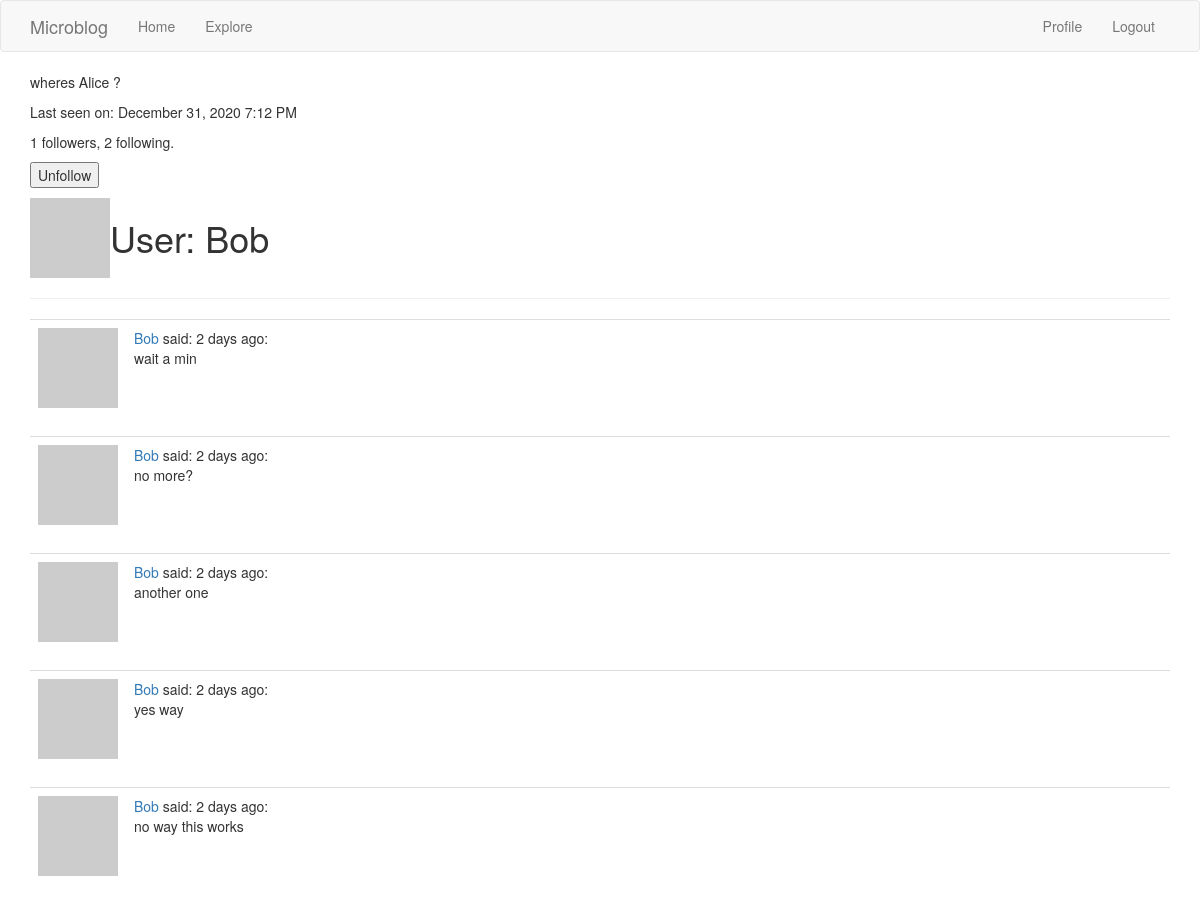
The app's page /user/Bob (signed in) with its own data.
### app/models.py (models this page shows, shortened)
class User(UserMixin, db.Model):
    id = db.Column(db.Integer, primary_key=True)
    username = db.Column(db.String(64), index=True, unique=True)
    email = db.Column(db.String(120), index=True, unique=True)
    password_hash = db.Column(db.String(128))
    posts = db.relationship('Post', backref='author', lazy='dynamic')
    about_me = db.Column(db.String(140))
    last_seen = db.Column(db.DateTime, default=datetime.utcnow())
    followed = db.relationship('User', secondary=followers,
    primaryjoin=(followers.c.follower_id == id),
    secondaryjoin=(followers.c.followed_id == id),
    backref=db.backref('followers', lazy='dynamic'), lazy='dynamic')
    def avatar(self,size):
        digest = md5(self.email.lower().encode('utf-8')).hexdigest()
        return 'https:www.gravatar.com/avatar/{}?d=identicon&s={}'.format(digest, size)
    def is_following(self, user):
        return self.followed.filter(followers.c.followed_id == user.id).count()>0

class Post(db.Model):
    id = db.Column(db.Integer, primary_key=True)
    body = db.Column(db.String(140))
    timestamp = db.Column(db.DateTime, index=True, default=datetime.utcnow())
    user_id = db.Column(db.Integer, db.ForeignKey('user.id')) #they are connected by this

### app/routes.py (the view)
@app.route('/user/<username>')
@login_required
def user(username):
    user = User.query.filter_by(username=username).first_or_404() #if none 404
    page = request.args.get('page',1,type=int)
    posts = user.posts.order_by(Post.timestamp.desc()).paginate(page,
    app.config['POSTS_PER_PAGE'], False)
    next_url= url_for('user', username = user.username, page=posts.next_num) if posts.has_next else None
    prev_url= url_for('user', username = user.username, page=posts.prev_num) if posts.has_prev else None
    form = EmptyForm()
    return render_template('user.html', user=user, posts=posts.items,
    next_url=next_url, prev_url=prev_url, form=form)

### app/forms.py
class EmptyForm(FlaskForm):
    submit = SubmitField("Submit")

### app/models.py (called while the page is built)
@login.user_loader
def load_user(id):
    return User.query.get(int(id))

### app/routes.py (called while the page is built)
@app.before_request
def before_request():
    if current_user.is_authenticated:
        current_user.last_seen = datetime.utcnow()
        db.session.commit()

### app/templates/user.html (shortened to what this page needs)
{% extends "base.html" %}
{% block app_content %}
  <table>
    <tr valign="top">
      <td><img src="{{user.avatar(128)}}"></td>
      <td><h1>User: {{user.username}}</h1></td>
      {% if user.about_me %}<p>{{ user.about_me }}</p>{% endif %}
      {% if user.last_seen %}<p>Last seen on: {{ moment(user.last_seen).format("LLL") }}</p>{% endif %}
      <p> {{ user.followers.count() }} followers, {{ user.followed.count() }}
        following.</p>
      {% if user == current_user %}
        <p><a href="{{ url_for('edit_profile')}}">Edit your Profile</a></p>
      {% else %}
      <p>
        <form action="{{ url_for('unfollow', username=user.username) }}" method="post">
          {{ form.submit(value='Unfollow') }}
        </form>
      </p>
      {%endif%}
    </tr>
  </table>
  <hr>
  {% for post in posts %}
    {% include '_post.html'%}
  {% endfor %}
{% endblock %}

### app/templates/_post.html
<table class="table table-hover">
  <tr>
    <td width='70px'>
      <a href="{{ url_for('user', username=post.author.username)}}">
        <img src="{{post.author.avatar(70)}}"/>
      </a>
    </td>
    <td>
      <a href="{{ url_for('user', username=post.author.username)}}">
        {{ post.author.username}}
      </a>
      said: {{ moment(post.timestamp).fromNow() }}:
      <br> {{post.body}}
    </td>
  </tr>
</table>

### records on screen
User: username "Bob", about_me "wheres Alice ?", last_seen "December 31, 2020 7:12 PM"
Post: author.username "Bob", timestamp "2 days ago", body "wait a min"
Post: author.username "Bob", timestamp "2 days ago", body "no more?"
Post: author.username "Bob", timestamp "2 days ago", body "another one"
Post: author.username "Bob", timestamp "2 days ago", body "yes way"
Post: author.username "Bob", timestamp "2 days ago", body "no way this works"

### other values on screen
{{ user.followers.count() }} "1"
{{ user.followed.count() }} "2"
